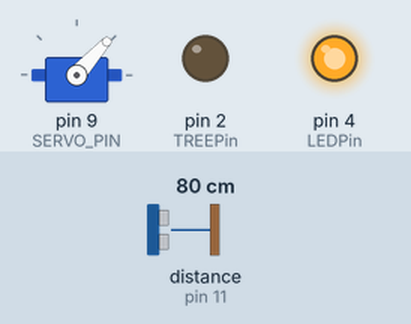
Simulated run of this sketch. Board: Arduino Uno, built with avr-gcc and run on an emulated ATmega328P. Shown: servo, output pins drawn as LEDs (lit = HIGH). Wiring (inferred from the names in the program): ultrasonic range finder: trigger pin 12; echo pin 11. The test bench sets the inputs (shaded band); at power-on: distance to the obstacle (sensor on pin 11) 80 cm. The echo pulse lasts 58.3 µs per cm; pins used as bus, display or sensor lines are not drawn.

Above: at 6.2 s.
6.3 s: distance to the obstacle (sensor on pin 11) set to 97 cm
At 6.52 s:
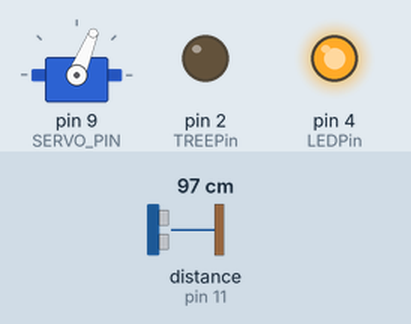
17.8 s: distance to the obstacle (sensor on pin 11) set to 102 cm
At 18.05 s:
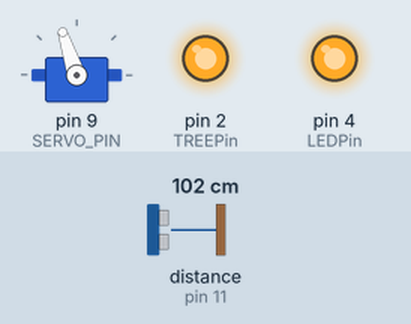
At 22.9 s:
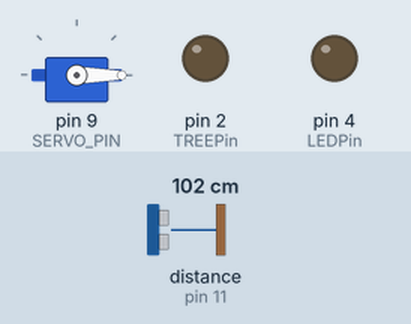
Timing chart, 0 to 24.4 s (numbered marks = the images above; inputs shaded):
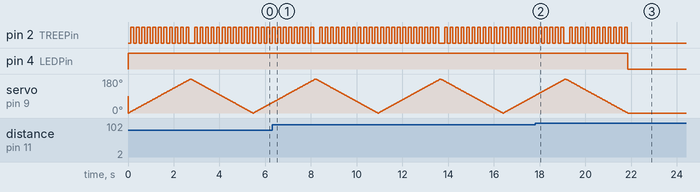

Measured:
- the behaviour switches between 99 and 100 cm on distance to the obstacle (sensor on pin 11) (found by bisection; images 1 and 2)
- after the input at 17.8 s, pin 2 (TREEPin): goes on until 21.8 s, then stays LOW; pin 4 (LEDPin): HIGH → LOW after 4.1 s; servo on pin 9 (SERVO_PIN): goes on until 21.9 s, then stays 0°
- by itself, pin 2 (TREEPin): moves between LOW and HIGH, repeating every 2.8 s

The sketch:

Christmas_2018.ino
```cpp
#include <Servo.h>

#define echoPin 11 // Echo Pin
#define trigPin 12 // Trigger Pin
#define LEDPin 4 // Onboard LED
#define TREEPin 2 // Onboard LED

#define SERIAL_BAUDRATE 9600
#define SERVO_PIN 9

//int maximumRange =  100; // Maximum range needed
//int minimumRange = 0; // Minimum range needed

//int switchState = 0;
Servo myServo;

void initDetection() {
  ///////////////////proximity sensor
  digitalWrite(trigPin, LOW);
  delayMicroseconds(2);

  digitalWrite(trigPin, HIGH);
  delayMicroseconds(10);

  digitalWrite(trigPin, LOW);
}

void turnAllLedsOff() {
  digitalWrite(LEDPin, LOW);
  digitalWrite(TREEPin, LOW);
}

void turnHouseLedOn() {
  //House LED turns on
  digitalWrite(LEDPin, HIGH);
}

void turnTreeLedOn() {
  digitalWrite(TREEPin, HIGH);
}

void turnTreeLedOff() {
  digitalWrite(TREEPin, LOW);
}

int DivisibleBy8(int n)
{
  return (((n >> 3) << 3) == n);
}

int DivisibleBy16(int n)
{
  return (((n >> 4) << 4) == n);
}

void toggleTreeLedBasedOnAngle(int angle) {
  // Toggle LED every 8 degrees
  if (DivisibleBy16(angle)) {
    turnTreeLedOff();
  } else if (DivisibleBy8(angle)) {
    turnTreeLedOn();
  }
}

void servoTurn180DegreesCounterClockwise() {
  int pos; //variable to store the servo position
  for (pos = 0; pos <= 180; pos += 1) { // goes from 0 degrees to 180 degrees
      // in steps of 1 degree
      myServo.write(pos);              // tell servo to go to position in variable 'pos'
      toggleTreeLedBasedOnAngle(pos);
      delay(15);                       // waits 15ms for the servo to reach the position
  }
}

void servoTurn180DegreesClockwise() {
  int pos;
  for (pos = 180; pos >= 0; pos -= 1) { // goes from 180 degrees to 0 degrees
    myServo.write(pos);              // tell servo to go to position in variable 'pos'
    toggleTreeLedBasedOnAngle(pos);
    delay(15);                       // waits 15ms for the servo to reach the position
  }
}

void setup() {
 Serial.begin (SERIAL_BAUDRATE);

   //Motor
 myServo.attach(SERVO_PIN);

 //proximity sensor
 pinMode(trigPin, OUTPUT);
 pinMode(echoPin, INPUT);

 //LEDs
 pinMode(LEDPin, OUTPUT);
 pinMode(TREEPin, OUTPUT);
}

void loop() {
  initDetection();

  long duration, distance; // Duration used to calculate distance
  duration = pulseIn(echoPin, HIGH);
  //Calculate the distance (in cm) based on the speed of sound.
  distance = duration/58;
  //Serial.println(distance);


  /////////////////////INTERACTIONS BEGIN
  if (distance < 100) {
    //House LED turns on
    turnHouseLedOn();

    //Motor
    servoTurn180DegreesCounterClockwise();
    servoTurn180DegreesClockwise();
  } else {
    turnAllLedsOff();
  }
}
```
